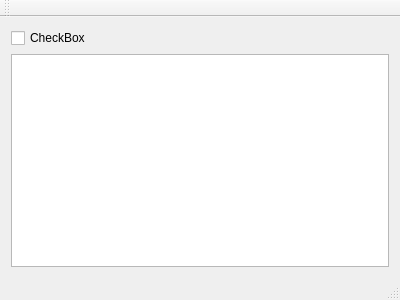
<?xml version="1.0" encoding="UTF-8"?>
<ui version="4.0">
 <class>MainWindow</class>
 <widget class="QMainWindow" name="MainWindow">
  <property name="geometry">
   <rect>
    <x>0</x>
    <y>0</y>
    <width>400</width>
    <height>300</height>
   </rect>
  </property>
  <property name="windowTitle">
   <string>MainWindow</string>
  </property>
  <widget class="QWidget" name="centralWidget">
   <layout class="QGridLayout" name="gridLayout">
    <item row="0" column="0">
     <widget class="QCheckBox" name="checkBox">
      <property name="text">
       <string>CheckBox</string>
      </property>
     </widget>
    </item>
    <item row="1" column="0">
     <widget class="QGraphicsView" name="graphicsView"/>
    </item>
   </layout>
  </widget>
  <widget class="QMenuBar" name="menuBar">
   <property name="geometry">
    <rect>
     <x>0</x>
     <y>0</y>
     <width>400</width>
     <height>26</height>
    </rect>
   </property>
  </widget>
  <widget class="QToolBar" name="mainToolBar">
   <attribute name="toolBarArea">
    <enum>TopToolBarArea</enum>
   </attribute>
   <attribute name="toolBarBreak">
    <bool>false</bool>
   </attribute>
  </widget>
  <widget class="QStatusBar" name="statusBar"/>
 </widget>
 <layoutdefault spacing="6" margin="11"/>
 <resources/>
 <connections/>
</ui>
